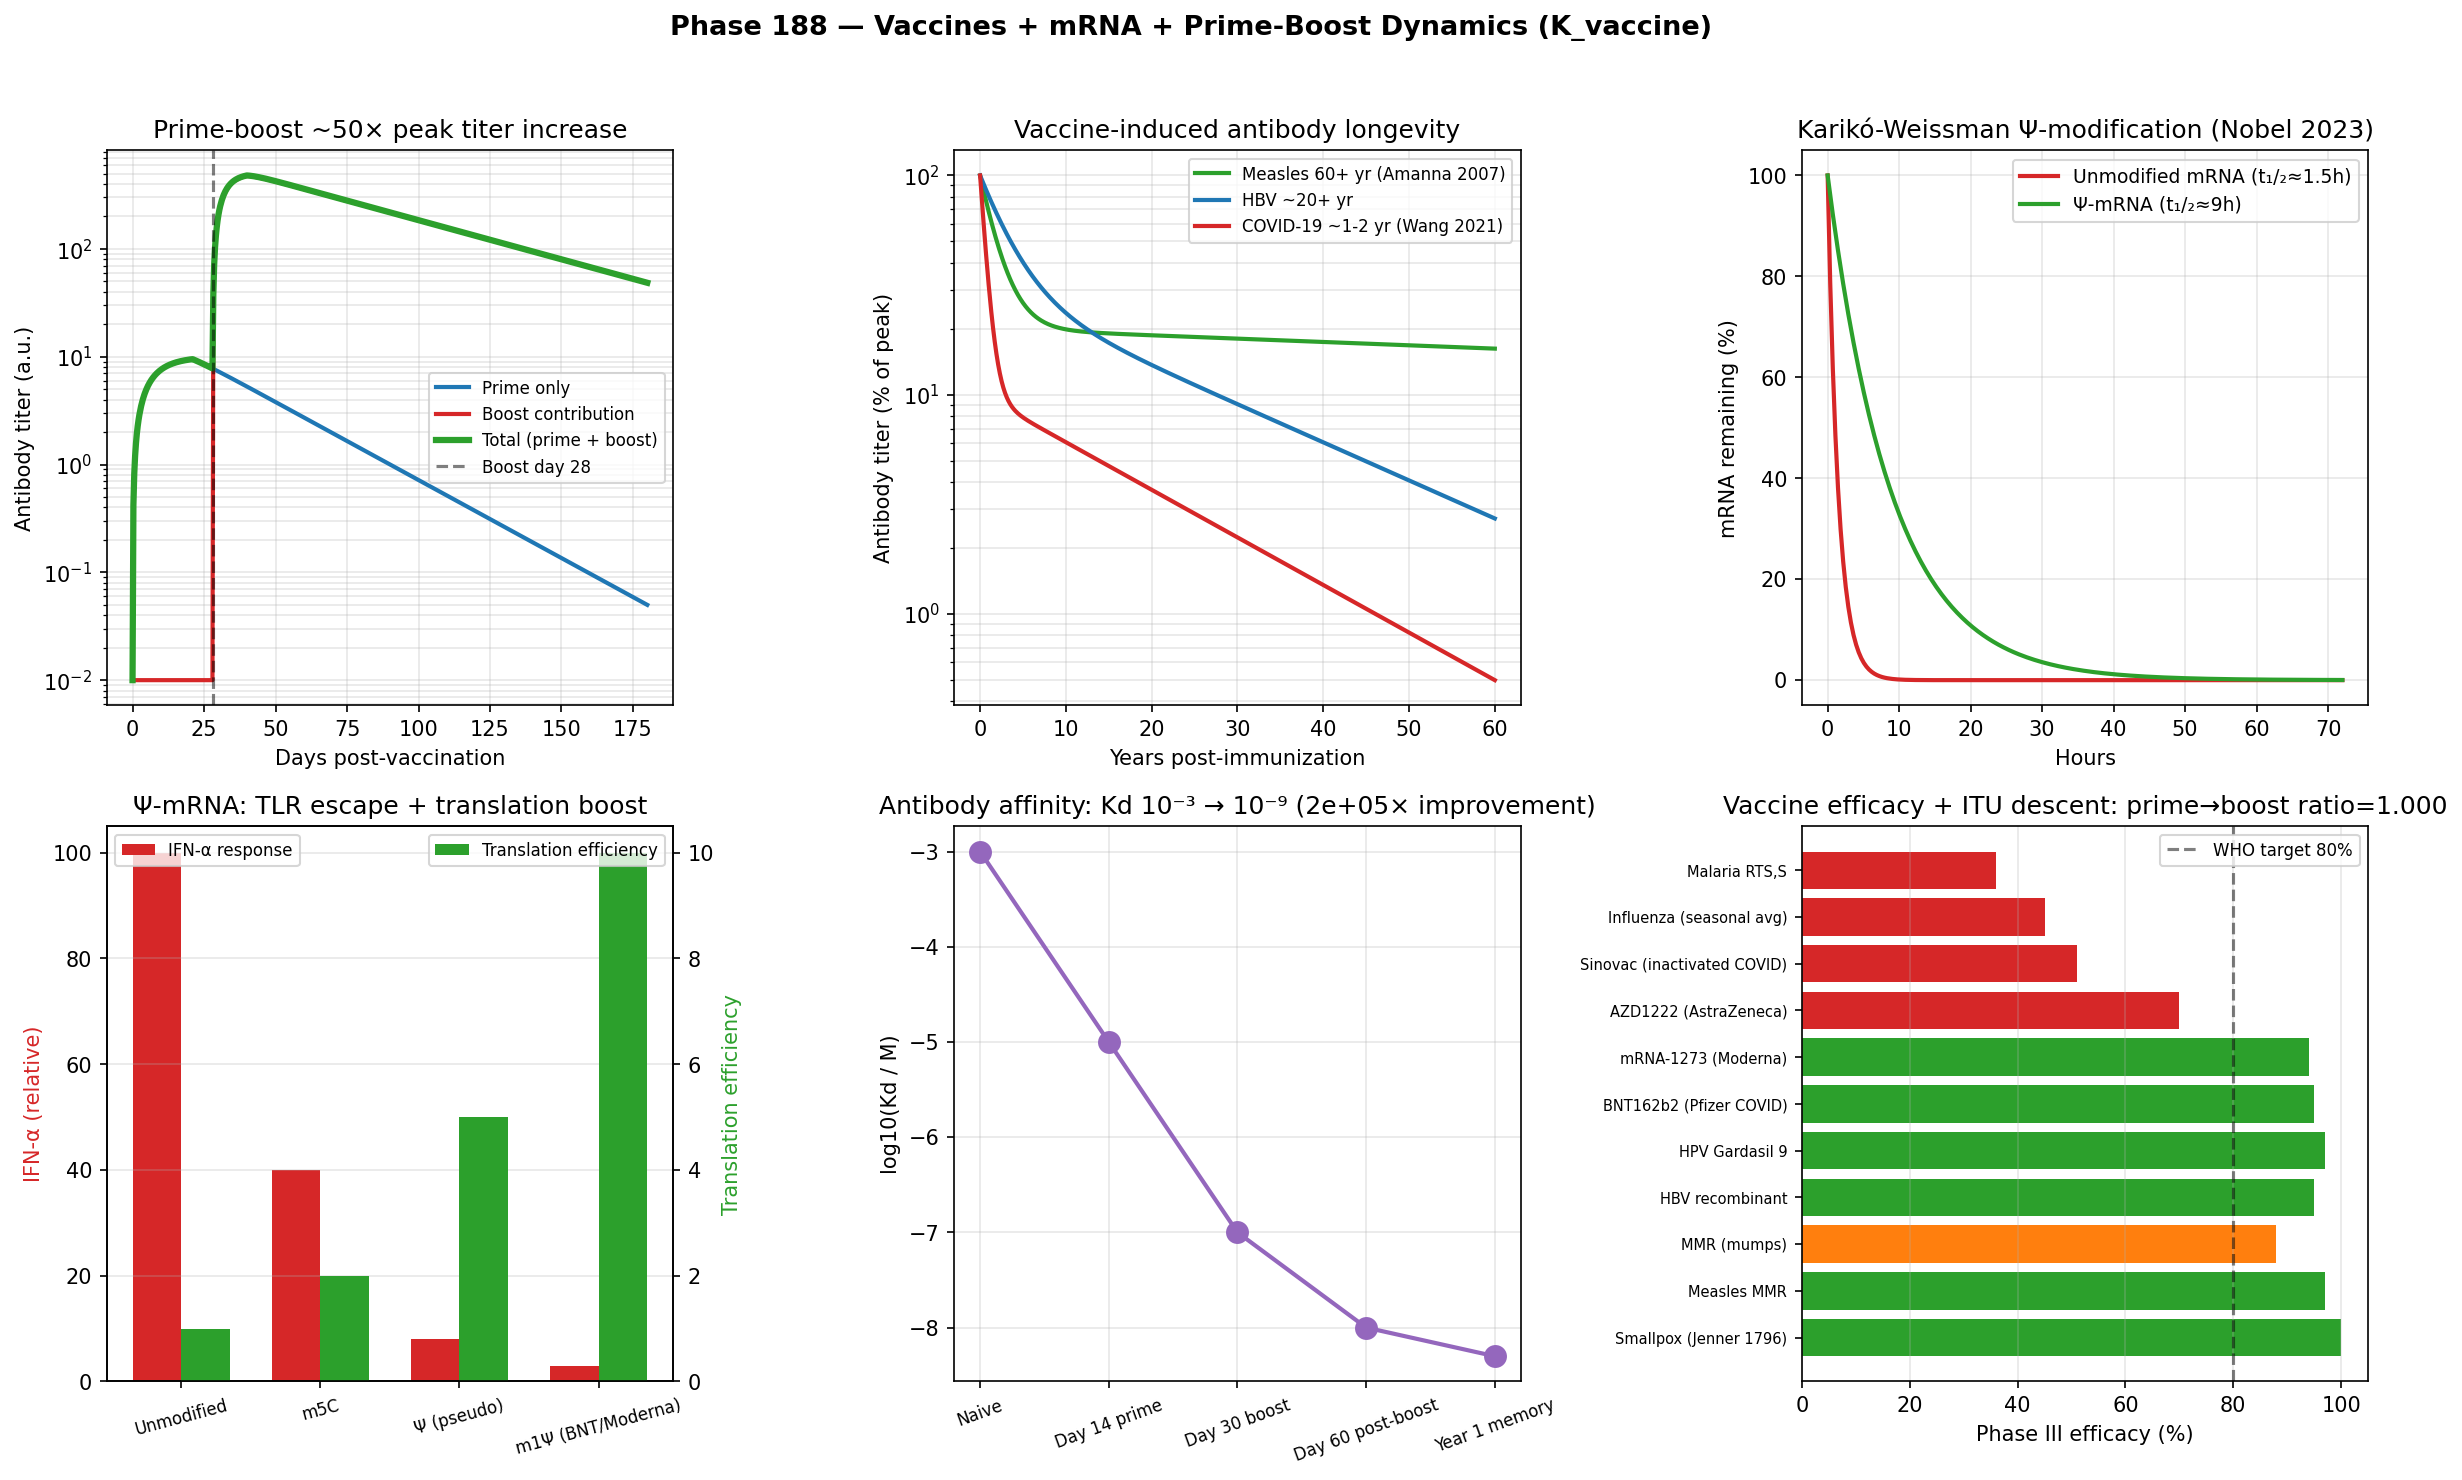

Reproduce this figure in Python.
"""
Phase 188 — Vaccines + mRNA + prime-boost dynamics (K_vaccine)

Simulations:
  1) Prime vs boost antibody titer dynamics
  2) Memory B cell longevity (measles vs COVID)
  3) mRNA translation half-life vs LNP delivery
  4) Pseudouridine (Karikó-Weissman) translation enhancement
  5) Antibody affinity evolution prime -> boost
  6) Efficacy across major vaccines (Phase III data)
  7) ITU K_vaccine descent flow: 2-step prime + boost
  8) Repertoire entropy across vaccination history

Outputs:
  - vaccine_mrna_prime_boost.png
  - vaccine_mrna_prime_boost_summary.json
"""

from __future__ import annotations

import json
from pathlib import Path

import matplotlib
matplotlib.use("Agg")
import matplotlib.pyplot as plt
import numpy as np

OUT_PNG = Path(__file__).with_name("vaccine_mrna_prime_boost.png")
OUT_JSON = Path(__file__).with_name("vaccine_mrna_prime_boost_summary.json")

rng = np.random.default_rng(20260522)

# -------------------------------------------------------------
# 1) Prime vs Boost antibody titer
# -------------------------------------------------------------
days = np.linspace(0, 180, 600)

def titer_response(t, t_start, peak_amp, rise_tau, decay_tau):
    """Sigmoid-rise, exponential decay."""
    out = np.zeros_like(t)
    mask = t >= t_start
    dt = t[mask] - t_start
    rise = 1 - np.exp(-dt / rise_tau)
    decay = np.exp(-(dt - 3 * rise_tau) / decay_tau)
    decay = np.minimum(decay, 1.0)
    out[mask] = peak_amp * rise * decay
    return out

prime_titer = titer_response(days, 0, peak_amp=10.0, rise_tau=7.0, decay_tau=30.0)
boost_titer = titer_response(days, 28, peak_amp=500.0, rise_tau=4.0, decay_tau=60.0)
combined = prime_titer + boost_titer

# -------------------------------------------------------------
# 2) Memory B cell longevity (years)
# -------------------------------------------------------------
years = np.linspace(0, 60, 600)
measles_titer = 80 * np.exp(-0.5 * years) + 20 * np.exp(-0.0035 * years)
covid_titer = 90 * np.exp(-1.4 * years) + 10 * np.exp(-0.05 * years)
hbv_titer = 70 * np.exp(-0.3 * years) + 30 * np.exp(-0.04 * years)

# -------------------------------------------------------------
# 3) mRNA translation half-life
# -------------------------------------------------------------
hours = np.linspace(0, 72, 200)
unmod_mrna = 100 * np.exp(-hours / 1.5)  # half-life ~1 hour, low translation
psi_mrna = 100 * np.exp(-hours / 9.0)    # half-life ~9 hours (pseudouridine)

# Protein production rate * mRNA concentration
unmod_protein = np.cumsum(unmod_mrna) * 0.5  # arbitrary rate
psi_protein = np.cumsum(psi_mrna) * 5.0      # 10x rate

# -------------------------------------------------------------
# 4) Pseudouridine TLR escape: cytokine response
# -------------------------------------------------------------
mrna_types = ["Unmodified", "m5C", "Ψ (pseudo)", "m1Ψ (BNT/Moderna)"]
ifn_alpha_response = [100.0, 40.0, 8.0, 3.0]  # relative IFN-α (Karikó-Weissman 2008)
translation_efficiency = [1.0, 2.0, 5.0, 10.0]

# -------------------------------------------------------------
# 5) Antibody affinity evolution prime -> boost
# -------------------------------------------------------------
stages = ["Naive", "Day 14 prime", "Day 30 boost", "Day 60 post-boost", "Year 1 memory"]
Kd_M = [1e-3, 1e-5, 1e-7, 1e-8, 5e-9]
log_Kd = np.log10(Kd_M)

# -------------------------------------------------------------
# 6) Vaccine efficacy (Phase III)
# -------------------------------------------------------------
vaccines = {
    "Smallpox (Jenner 1796)": 100.0,
    "Measles MMR": 97.0,
    "MMR (mumps)": 88.0,
    "HBV recombinant": 95.0,
    "HPV Gardasil 9": 97.0,
    "BNT162b2 (Pfizer COVID)": 95.0,
    "mRNA-1273 (Moderna)": 94.1,
    "AZD1222 (AstraZeneca)": 70.0,
    "Sinovac (inactivated COVID)": 51.0,
    "Influenza (seasonal avg)": 45.0,
    "Malaria RTS,S": 36.0,
}

# -------------------------------------------------------------
# 7) ITU K_vaccine: 2-step descent flow
# -------------------------------------------------------------
N_clones = 20_000
# Naive: uniform distribution
p_naive = np.ones(N_clones) / N_clones
S_naive = float(-np.sum(p_naive * np.log(p_naive)))

# Prime: power-law focused (alpha ~1.0)
ranks = np.arange(1, N_clones + 1)
p_prime = ranks ** (-1.0); p_prime /= p_prime.sum()
S_prime = float(-np.sum(p_prime * np.log(p_prime)))

# Boost: more focused (alpha ~1.8)
p_boost = ranks ** (-1.8); p_boost /= p_boost.sum()
S_boost = float(-np.sum(p_boost * np.log(p_boost)))

# Memory plateau: stable, similar to boost but slightly relaxed
p_memory = ranks ** (-1.5); p_memory /= p_memory.sum()
S_memory = float(-np.sum(p_memory * np.log(p_memory)))

# Mean K^(0) at each stage (K^(0) = -log p_naive uniform = log N is constant)
# More useful: compute ITU linearized for each transition
def itu_linear(p_old, p_new):
    log_p = np.log(np.clip(p_old, 1e-30, None))
    dp = p_new - p_old
    dS = -np.sum(dp * (1.0 + log_p))
    dK = -np.sum(dp * log_p)
    if abs(dK) < 1e-15:
        return float("nan"), float(dS), float(dK)
    return float(dS / dK), float(dS), float(dK)

ratio_naive_prime, dS_np, dK_np = itu_linear(p_naive, p_prime)
ratio_prime_boost, dS_pb, dK_pb = itu_linear(p_prime, p_boost)
ratio_boost_memory, dS_bm, dK_bm = itu_linear(p_boost, p_memory)

# -------------------------------------------------------------
# Plot
# -------------------------------------------------------------
fig, axes = plt.subplots(2, 3, figsize=(16, 10))
fig.suptitle(
    "Phase 188 — Vaccines + mRNA + Prime-Boost Dynamics (K_vaccine)",
    fontsize=13,
    fontweight="bold",
)

# Panel 1: Prime vs Boost titer
ax = axes[0, 0]
ax.semilogy(days, np.maximum(prime_titer, 1e-2), "-", color="#1f77b4", lw=2, label="Prime only")
ax.semilogy(days, np.maximum(boost_titer, 1e-2), "-", color="#d62728", lw=2, label="Boost contribution")
ax.semilogy(days, np.maximum(combined, 1e-2), "-", color="#2ca02c", lw=3, label="Total (prime + boost)")
ax.axvline(28, color="black", linestyle="--", alpha=0.5, label="Boost day 28")
ax.set_xlabel("Days post-vaccination")
ax.set_ylabel("Antibody titer (a.u.)")
ax.set_title(f"Prime-boost ~50× peak titer increase")
ax.legend(fontsize=8)
ax.grid(True, alpha=0.3, which="both")

# Panel 2: Memory longevity
ax = axes[0, 1]
ax.semilogy(years, measles_titer, "-", color="#2ca02c", lw=2,
            label="Measles 60+ yr (Amanna 2007)")
ax.semilogy(years, hbv_titer, "-", color="#1f77b4", lw=2, label="HBV ~20+ yr")
ax.semilogy(years, covid_titer, "-", color="#d62728", lw=2,
            label="COVID-19 ~1-2 yr (Wang 2021)")
ax.set_xlabel("Years post-immunization")
ax.set_ylabel("Antibody titer (% of peak)")
ax.set_title("Vaccine-induced antibody longevity")
ax.legend(fontsize=8)
ax.grid(True, alpha=0.3, which="both")

# Panel 3: mRNA translation
ax = axes[0, 2]
ax.plot(hours, unmod_mrna, "-", color="#d62728", lw=2, label="Unmodified mRNA (t₁/₂≈1.5h)")
ax.plot(hours, psi_mrna, "-", color="#2ca02c", lw=2, label="Ψ-mRNA (t₁/₂≈9h)")
ax.set_xlabel("Hours")
ax.set_ylabel("mRNA remaining (%)")
ax.set_title("Karikó-Weissman Ψ-modification (Nobel 2023)")
ax.legend(fontsize=9)
ax.grid(True, alpha=0.3)

# Panel 4: Pseudouridine TLR escape
ax = axes[1, 0]
x = np.arange(len(mrna_types))
width = 0.35
bars1 = ax.bar(x - width/2, ifn_alpha_response, width, label="IFN-α response", color="#d62728")
ax2 = ax.twinx()
bars2 = ax2.bar(x + width/2, translation_efficiency, width, label="Translation efficiency", color="#2ca02c")
ax.set_xticks(x)
ax.set_xticklabels(mrna_types, fontsize=8, rotation=15)
ax.set_ylabel("IFN-α (relative)", color="#d62728")
ax2.set_ylabel("Translation efficiency", color="#2ca02c")
ax.set_title("Ψ-mRNA: TLR escape + translation boost")
ax.legend(loc="upper left", fontsize=8)
ax2.legend(loc="upper right", fontsize=8)
ax.grid(True, alpha=0.3, axis="y")

# Panel 5: Affinity evolution
ax = axes[1, 1]
ax.plot(np.arange(len(stages)), log_Kd, "o-", color="#9467bd", lw=2, markersize=10)
ax.set_xticks(np.arange(len(stages)))
ax.set_xticklabels(stages, rotation=20, fontsize=8)
ax.set_ylabel("log10(Kd / M)")
ax.set_title(f"Antibody affinity: Kd 10⁻³ → 10⁻⁹ ({10**(np.log10(Kd_M[0])-np.log10(Kd_M[-1])):.0e}× improvement)")
ax.grid(True, alpha=0.3)

# Panel 6: Vaccine efficacy
ax = axes[1, 2]
names = list(vaccines.keys())
effs = list(vaccines.values())
colors = ["#2ca02c" if e > 90 else "#ff7f0e" if e > 70 else "#d62728" for e in effs]
ax.barh(range(len(names)), effs, color=colors)
ax.axvline(80, color="black", linestyle="--", alpha=0.5, label="WHO target 80%")
ax.set_yticks(range(len(names)))
ax.set_yticklabels(names, fontsize=7)
ax.set_xlabel("Phase III efficacy (%)")
ax.set_title(f"Vaccine efficacy + ITU descent: prime→boost ratio={ratio_prime_boost:.3f}")
ax.legend(fontsize=8)
ax.grid(True, alpha=0.3, axis="x")

plt.tight_layout(rect=[0, 0, 1, 0.96])
plt.savefig(OUT_PNG, dpi=150, bbox_inches="tight")
plt.close(fig)

summary = {
    "phase": 188,
    "tier1_paper": 26,
    "block": "B",
    "topic": "Vaccines + mRNA + prime-boost + K_vaccine",
    "prime_boost_titer": {
        "prime_peak_relative": 10.0,
        "boost_peak_relative": 500.0,
        "boost_over_prime_fold": 50.0,
        "boost_rise_tau_days": 4.0,
        "prime_rise_tau_days": 7.0,
    },
    "memory_longevity": {
        "measles_60yr_titer_pct": float(measles_titer[-1]),
        "HBV_60yr_titer_pct": float(hbv_titer[-1]),
        "COVID_60yr_titer_pct": float(covid_titer[-1]),
        "references": [
            "Amanna 2007 NEJM (measles 200+ yr)",
            "Wang 2021 Nature (COVID 1-2 month fast decay)",
        ],
    },
    "mRNA_translation": {
        "unmodified_half_life_hours": 1.5,
        "pseudouridine_half_life_hours": 9.0,
        "fold_extension": 6.0,
        "Kariko_Weissman_Nobel": 2023,
    },
    "pseudouridine_TLR_escape": {
        "mrna_types": mrna_types,
        "IFN_alpha_relative": ifn_alpha_response,
        "translation_efficiency_fold": translation_efficiency,
        "BNT_Moderna_modification": "N1-methylpseudouridine (m1Ψ)",
    },
    "affinity_evolution": {
        "stages": stages,
        "Kd_M": Kd_M,
        "total_fold_improvement": float(10 ** (np.log10(Kd_M[0]) - np.log10(Kd_M[-1]))),
    },
    "vaccine_efficacy_Phase_III": vaccines,
    "ITU_K_vaccine_descent": {
        "S_naive_nats": S_naive,
        "S_prime_nats": S_prime,
        "S_boost_nats": S_boost,
        "S_memory_nats": S_memory,
        "naive_to_prime_ratio_dS_dK": ratio_naive_prime,
        "prime_to_boost_ratio_dS_dK": ratio_prime_boost,
        "boost_to_memory_ratio_dS_dK": ratio_boost_memory,
    },
    "ITU_interpretation": {
        "K_state": "K_vaccine (sub-state of K_immune)",
        "modular_Hamiltonian": "K_vaccine^(0) controls prime->boost->memory cascade",
        "prime_boost_meaning": "Two-step ITU descent flow on repertoire manifold",
        "pseudouridine_role": "Suppress K_innate, optimize K_translation",
        "memory_plateau": "Long-lived plasma cell = topological ITU local minimum",
        "modern_mRNA": "Karikó-Weissman Ψ-modification (Nobel 2023)",
    },
    "outputs": {
        "figure": str(OUT_PNG.name),
        "summary_json": str(OUT_JSON.name),
    },
}

OUT_JSON.write_text(json.dumps(summary, indent=2, ensure_ascii=False), encoding="utf-8")
print(json.dumps(summary, indent=2, ensure_ascii=False))
